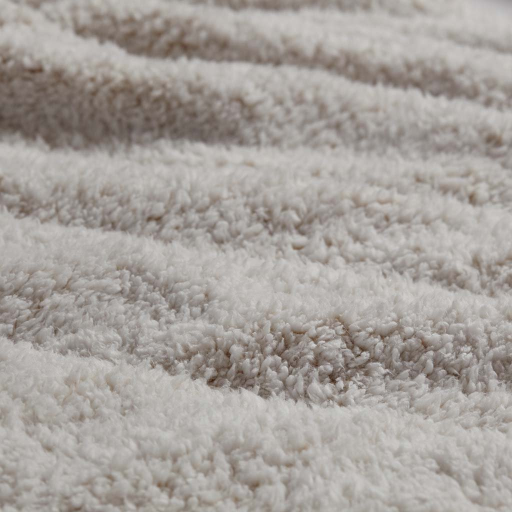
%> input picture ECE581/ece-581-test-7.jpg, 1024 x 1024 px (shown at 1/2 size)
$ octave ECE581_HW1.m   (GNU Octave 9; MATLAB toolbox functions it lacks are replaced by stand-ins)
%> lines starting %> are read from the running program, lines starting %| are printed output that depends on the picture
clear
% a
% Define the image size
rows = 1024;
cols = 1024;
S = eye(rows, cols);            % create 1024x1024 diagonal matrix of 1
alpha = sqrt(4/1024);           % value of diagonal element to get E = 4
                                % alpha = 1/16
A = alpha.*S;                   % create image matrix A
E = sum(sum(A.^2));             % check the energy of the image
fprintf("Total signal energy: %d\n", E);
figure, imshow(A,[])            % display grayscale image
title('Noise-free Image');
xlabel('Row Pixel x');
ylabel('Column Pixel y');

% b
% Define the noise
noise = normrnd(0,1,[rows,cols]);
A_noise = A + noise;            % add noise to the signal A
figure, imshow(A_noise)         % display noisy image
title('Image with noise');
xlabel('Row x');
ylabel('Column y');
figure, imshow(noise)           % display noise
title('Noise');
xlabel('Row Pixel x');
ylabel('Column Pixel y');
% Cannot see a straight line from the noise with E/variance = 4

% c
% E/variance = 4096
alpha = 2;                      % new alpha to increase E
A_new = alpha.*S;               % create new image A
E = sum(sum(A_new.^2));
fprintf("Total signal energy after modified E: %d\n", E);
A_new_noise = A_new + noise;    % add noise to the signal A_new
figure, imshow(A_new_noise)     % display
title('Amplified Image with noise');
xlabel('Row Pixel x');
ylabel('Column Pixel y');

% d
% E/variance = 1024
alpha = 1;                      % smaller alpha than part (c)
A_tilt = alpha.*S;              % create new image A_tilt
E = sum(sum(A_tilt.^2));
fprintf("Total signal energy after tilted: %d\n", E);
A_tilt_noise = A_tilt + noise;  % add noise to the signal A_tilt
figure, imshow(A_tilt_noise)    % display
title('Tilted Image with noise');
xlabel('Row Pixel x');
ylabel('Column Pixel y');

% e
% Define a square of size 32x32 in the center of 1024x1024 image
square = ones(32,32);           % a square 1024 points of 1
% zero padding to create 1024x1024 matrix with square matrix
A_square = padarray(square, [496, 496]);
E = sum(sum(A_square.^2));
fprintf("Total signal energy after changing shape: %d\n", E);
figure, imshow(A_square)        % display grayscale image
title('Noise-free Square Image');
xlabel('Row Pixel x');
ylabel('Column Pixel y');
% Add noise to this signal
A_square_noise = A_square + noise;
figure, imshow(A_square_noise)  % display square image with noise
title('Square Image with noise');
xlabel('Row Pixel x');
ylabel('Column Pixel y');
% It's capable to see the square from the noise that the same E/variance = 1024

% e2
A_rec = zeros(1024,1024);
A_rec(1:32,1:16) = 1;           % add a rectangle to top left corner
A_rec(992:1024,1008:1024) = 1;  % add a rectangle to bottom right corner
figure, imshow(A_rec)           % display grayscale image
title('Noise-free Rectangles Image');
xlabel('Row Pixel x');
ylabel('Column Pixel y');
% Add noise to this signal
A_rec_noise = A_rec + noise;
figure, imshow(A_rec_noise)  % display square image with noise
title('Rectangles Image with noise');
xlabel('Row Pixel x');
ylabel('Column Pixel y');

% f
% Load image file
img = imread('ece-581-test-7.jpg');
%> img is the input picture: size 1024x1024x3 uint8; mean R, G, B 166.2, 160.5, 155.8
img_d = im2double(img);         % convert image to double precision
img_gray = rgb2gray(img_d);     % convert RGB to grayscale
E_img = sum(sum(img_gray.^2));  % total energy of image
%> E_img = 431881.3
fprintf("Total signal energy of the image: %d\n", E_img);
%| Total signal energy of the image: 431881
figure, imshow(img_gray)        % display grayscale image
title('Digital Image');
xlabel('Row Pixel x');
ylabel('Column Pixel y');
% Add noise to the image
img_noise = img_gray + noise;   % add noise to the image
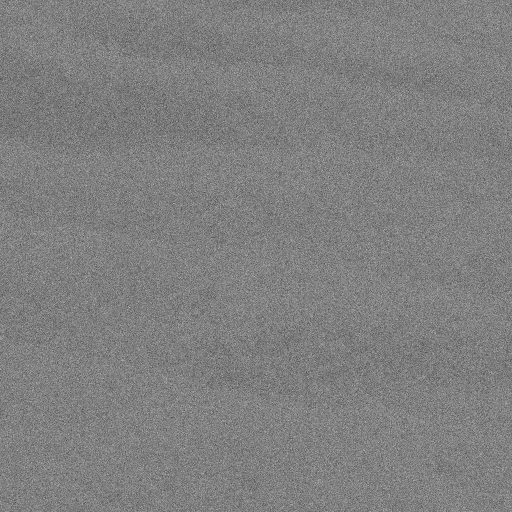
%> img_noise: size 1024x1024 double (shown at 1/2 size); min -4.35, max 5.59, mean 0.633; drawn with min black and max white
figure, imshow(img_noise)       % display image with noise
%> after `imshow(img_noise)`:
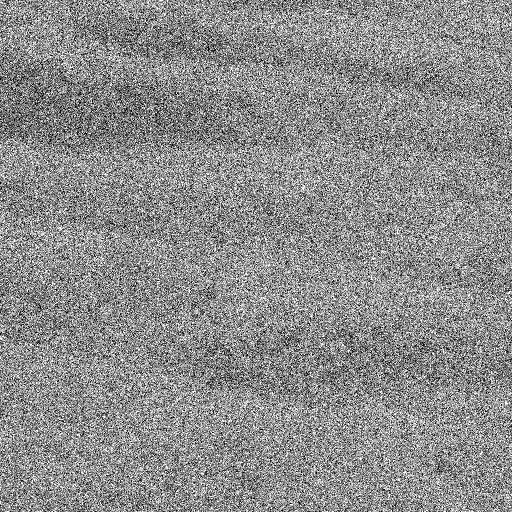
%> displayed picture: size 1024x1024, on the screen's scale of 0 to 255 (shown at 1/2 size); min 0, max 255, mean 140.3
title('Digital Image with noise');
xlabel('Row Pixel x');
ylabel('Column Pixel y');

$ run again, with ECE581/ece-581-test-2.jpg copied over ECE581/ece-581-test-7.jpg
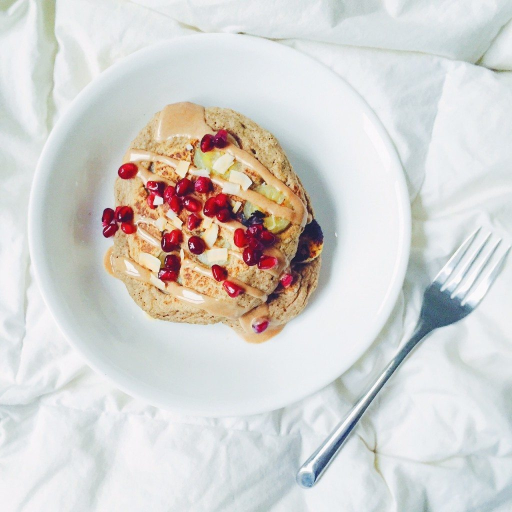
%> input picture ECE581/ece-581-test-2.jpg, 1024 x 1024 px (shown at 1/2 size)
%> img is the input picture: size 1024x1024x3 uint8; mean R, G, B 212.7, 210.6, 207.4
%> `img_gray = rgb2gray(img_d);`:
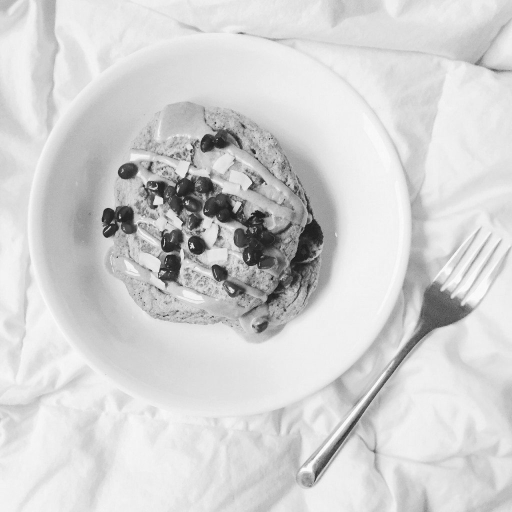
%> img_gray: size 1024x1024 double (shown at 1/2 size); min 0.0234, max 1, mean 0.827
%> E_img = 742366
%| Total signal energy of the image: 742366
%> `imshow(img_noise)`:
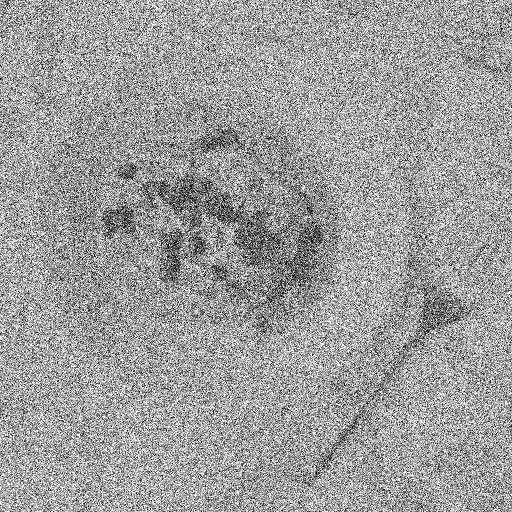
%> displayed picture: size 1024x1024, on the screen's scale of 0 to 255 (shown at 1/2 size); min 0, max 255, mean 158.5

$ run again, with ECE581/ece-581-test-3.jpg copied over ECE581/ece-581-test-7.jpg
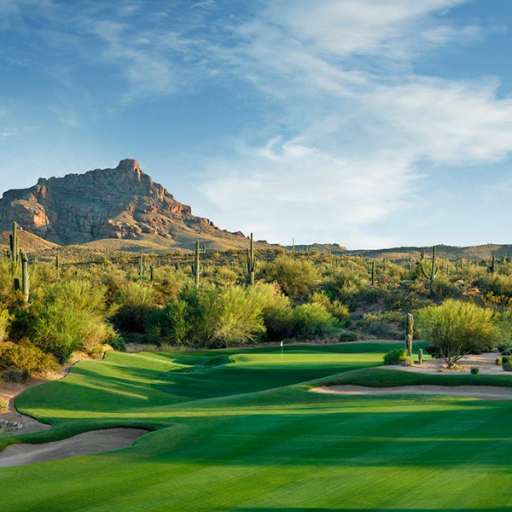
%> input picture ECE581/ece-581-test-3.jpg, 1024 x 1024 px (shown at 1/2 size)
%> img is the input picture: size 1024x1024x3 uint8; mean R, G, B 109.4, 140.4, 119
%> `img_gray = rgb2gray(img_d);`:
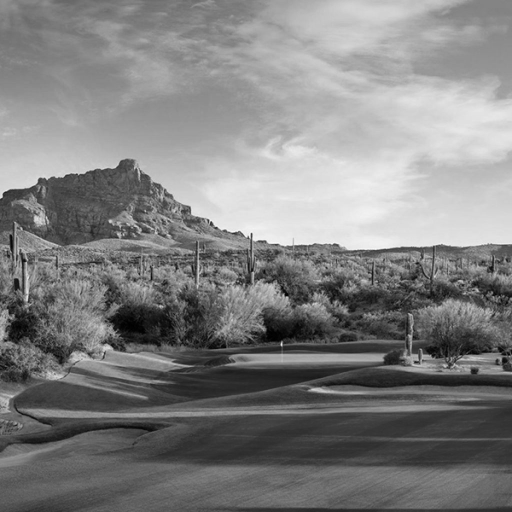
%> img_gray: size 1024x1024 double (shown at 1/2 size); min 0, max 0.999, mean 0.505
%> E_img = 319120.4
%| Total signal energy of the image: 319120
%> `imshow(img_noise)`:
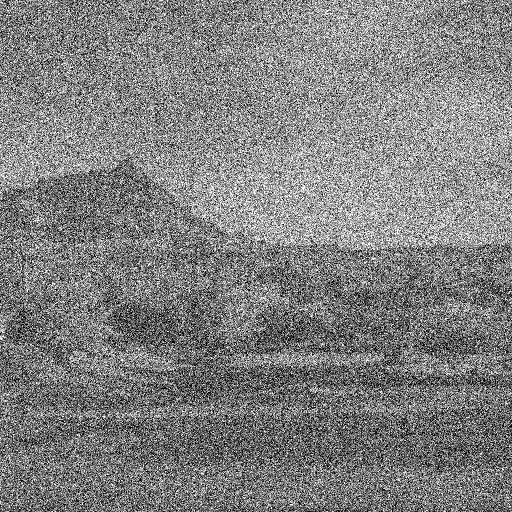
%> displayed picture: size 1024x1024, on the screen's scale of 0 to 255 (shown at 1/2 size); min 0, max 255, mean 127.7
